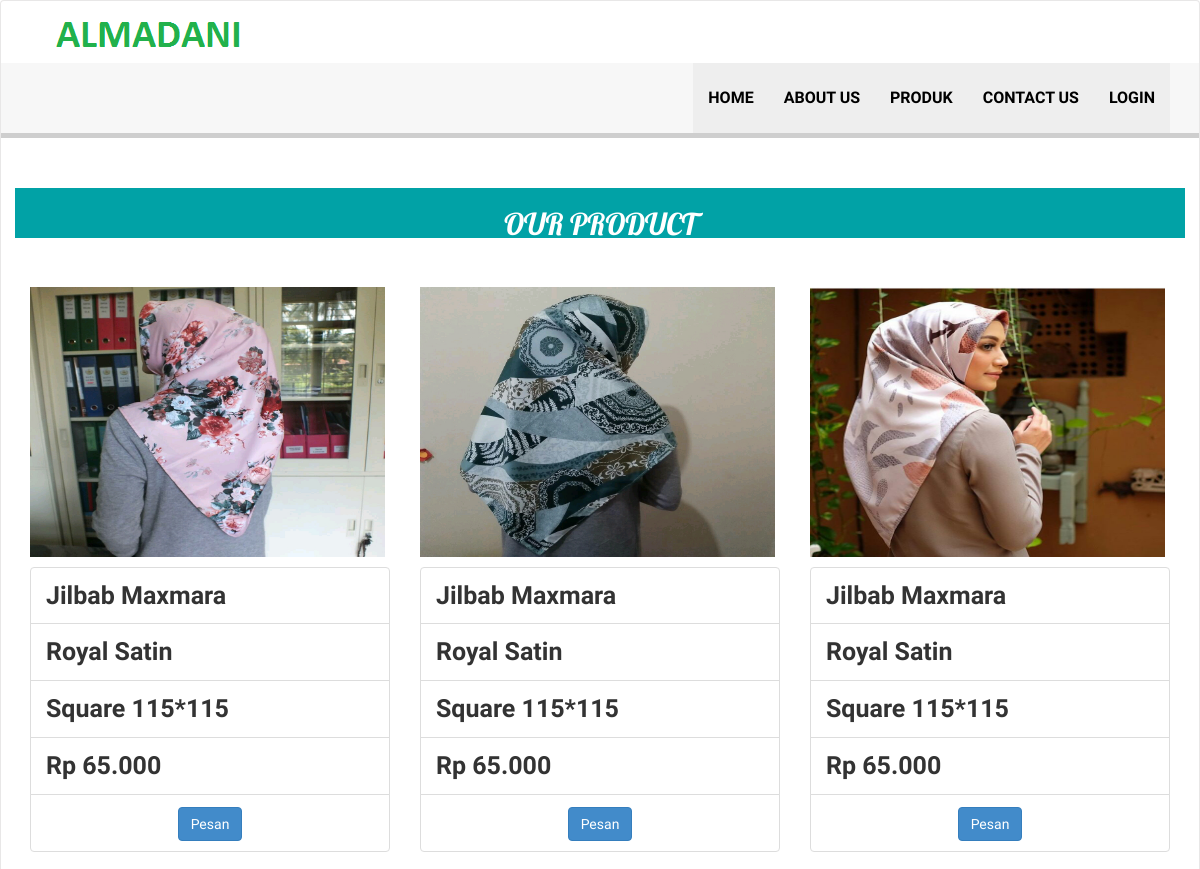
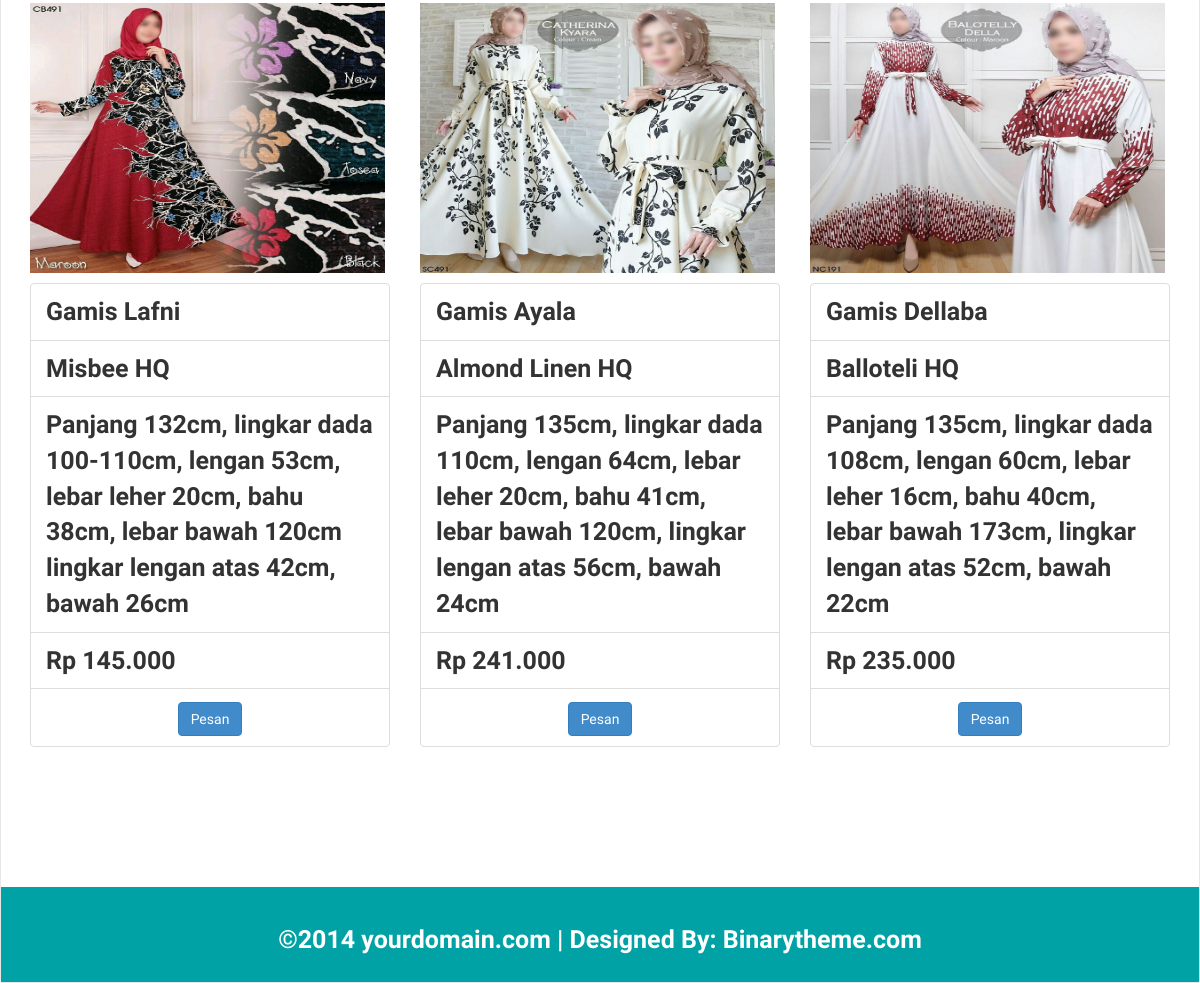
Page /index.php/welcome/Produk on the committed database (2 pictures, top to bottom).
### tables this page shows
CREATE TABLE `barang` (
  `id_barang` int(10) NOT NULL,
  `nama_barang` varchar(50) NOT NULL,
  `bahan` varchar(20) NOT NULL,
  `keterangan` varchar(200) NOT NULL,
  `harga` varchar(20) NOT NULL,
  `gambar` varchar(50) NOT NULL
);

### application/controllers/Welcome.php (called while the page is built, shortened)
<?php
class Welcome extends CI_Controller {
function __construct()
	{
		$this->load->model('Barang_model');
		$this->load->model('Customer_model');
		$this->load->model('Memesan_model');
		$this->load->helper(array('url'));
	}
	public function Produk()
	{
		$data['Barang'] = $this->Barang_model->ambil_data();
		$this->load->view('Member/Produk', $data);
	}
}

### index.php (called while the page is built, shortened)
<?php
require_once BASEPATH.'core/CodeIgniter.php';

### application/models/Barang_model.php (called while the page is built, shortened)
<?php
class Barang_model extends CI_Model
{
	public $barang			= 'barang';
	public $id				= 'id_barang';
	public $order			= 'ASC';
	function ambil_data()
	{
		$this->db->order_by($this->id,$this->order);
		return $this->db->get($this->barang)->result();
	}
}
 ?>

### application/views/Member/Produk.php (the view, shortened to what this page needs)
<!DOCTYPE html>
<html xmlns="http://www.w3.org/1999/xhtml">
<head>
    <link href="<?php echo base_url();?>assets/css/bootstrap.css" rel="stylesheet" />
    <link href="<?php echo base_url();?>assets/css/font-awesome.css" rel="stylesheet" />
    <link href="<?php echo base_url();?>assets/css/animate.css" rel="stylesheet" />
    <link href="<?php echo base_url();?>assets/css/flexslider.css" rel="stylesheet" />
    <link href="<?php echo base_url();?>assets/css/style.css" rel="stylesheet" />
</head>
<body>
 <div class="navbar navbar-inverse set-radius-zero" >
        <div class="container">
            <div class="navbar-header">
                    <img src="<?php echo base_url();?>assets/img/logo1.png" />
        </div>
    </div>
    <section class="menu-section">
        <div class="container">
            <div class="row ">
                <div class="col-md-12">
                </div>
            </div>
        </div>
    </section>
   <div class="just-sec">
         <div class="container">
             <div class="row">
             <div class="below-slideshow">
            <div class="col-lg-12 col-md-12 col-sm-12 col-xs-12">
                <h1 class="head-line">Our Product </h1>
                <br>
                </div>
            </div><?php foreach ($Barang as $key => $value) { ?>
       <div class="col-md-4 ">
                   <a href="#"><img class="card-img-top" src="<?php echo site_url()?>assets/admin/uploads/<?php echo $value->gambar; ?>" alt="" width="355" height="270"></a>
            <div class="card-body">
                 <ul class="list-group list-group-flush">
                   <b>
                    <li class="list-group-item"> <?php echo $value->nama_barang; ?></li>
                    <li class="list-group-item"> <?php echo $value->bahan;; ?></li>
                    <li class="list-group-item"> <?php echo $value->keterangan;; ?></li>
                    <li class="list-group-item"><?php echo $value->harga; ; ?></li>
                    <li class="list-group-item">
                        <center><a href="<?php echo base_url()."index.php/LoginMember"?>" class="btn btn-primary">Pesan</a></center>
                    </li>
                </ul>
    </div>
    </div> <?php } ?>
    </div>
    </div>
</div>
  <div class="footer-sec">
         <div class="container">
            <div class="col-lg-12 col-md-12 col-sm-12 col-xs-12">
                <div style="text-align:right;padding:5px;"><center>
                   &copy;2014 yourdomain.com | <a href="http://www.binarytheme.com/" style="color:#fff;" target="_blank" >Designed By: Binarytheme.com</a>
                </div></center>
            </div>
    </div>
    </div>
       </div>
</body>
</html>

### assets/css/style.css (style rules this page uses)
h1,h2,h4 { font-family: 'Open Sans', sans-serif; }
.head-line { font-weight:500; text-align:center; text-transform:uppercase; font-size:30px; font-family: 'Lobster', cursive; }
.menu-section { background-color: #f7f7f7; border-bottom:5px solid #CECECE; width:100% }
.navbar-inverse { background-color: #FFF; border-color: rgba(155, 153, 153, 0.23); }
.navbar { min-height: 70px; margin-bottom: 0px; }
.below-slideshow { color:#fff; background:#01a2a6; padding-bottom:50px; }
.just-sec { padding-top:50px; padding-bottom:70px; }
.footer-sec { margin-top:50px; padding-top:30px; color:#fff; background:#01a2a6; padding-bottom:20px; }

### rows in the picture
barang: gambar (picture), nama_barang "Jilbab Maxmara", bahan "Royal Satin", keterangan "Square 115*115", harga "Rp 65.000"
barang: gambar (picture), nama_barang "Jilbab Maxmara", bahan "Royal Satin", keterangan "Square 115*115", harga "Rp 65.000"
barang: gambar (picture), nama_barang "Jilbab Maxmara", bahan "Royal Satin", keterangan "Square 115*115", harga "Rp 65.000"
barang: gambar (picture), nama_barang "Gamis Lafni", bahan "Misbee HQ", keterangan "Panjang 132cm, lingkar dada 100-110cm, lengan 53cm, lebar leher 20cm, bahu 38cm, lebar bawah 120cm lingkar lengan atas 42cm, bawah 26cm", harga "Rp 145.000"
barang: gambar (picture), nama_barang "Gamis Ayala", bahan "Almond Linen HQ", keterangan "Panjang 135cm, lingkar dada 110cm, lengan 64cm, lebar leher 20cm, bahu 41cm, lebar bawah 120cm, lingkar lengan atas 56cm, bawah 24cm", harga "Rp 241.000"
barang: gambar (picture), nama_barang "Gamis Dellaba", bahan "Balloteli HQ", keterangan "Panjang 135cm, lingkar dada 108cm, lengan 60cm, lebar leher 16cm, bahu 40cm, lebar bawah 173cm, lingkar lengan atas 52cm, bawah 22cm", harga "Rp 235.000"
